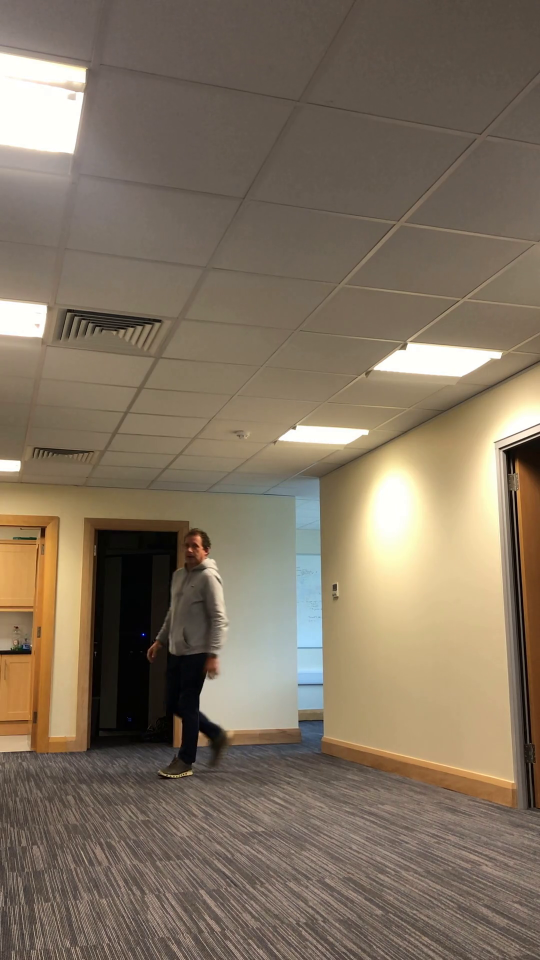
#> input picture frame 21 of images/lab7/vids/daire.mp4, 1080 x 1920 px (shown at 1/2 size)
$ jupyter execute Lab_7_5_OpticalFlow.ipynb   (shell and % lines are left out)
#> lines starting #> are read from the running program, lines starting #| are printed output that depends on the picture; after the words box and inside, x2 and y2 are one past the last pixel; in counts of white or black regions, pixels touching at a corner belong together
# Optical Flow - Lab 7.5

## Recap
This is the Lab on using an Optical Flow based algorithm to track a person as CE6003's Object Tracking section. You should complete the tasks in this lab as part of the Optical Flow section of the lesson.

Please remember this lab must be completed before taking the quiz at the end of this lesson.

First, if we haven't already done so, we need to clone the various images and resources needed to run these labs into our workspace.

[cell 1]
#!git clone https://github.com/mcnamarad1971/CE6003.git

**Program Description**

This program demonstrates a very simple 'tracking' mechanism - derived from a Optical Flow algorithm. We're going to use OpenCV's Lucas Kanade algorithm to track a single object, namely a person.

# Imports

Standard imports

[cell 2]
import os
import re
import io
import cv2
import time
import numpy as np
import base64
from IPython.display import clear_output, Image, display
from google.colab.patches import cv2_imshow

#The Story So Far

To illustrate how to track something in a video stream, we have done a little work offline.  We have located a bounding box enclosing the object of interest in the first frame of the video.

*What Happens Now*

For the first frame in the video, we'll use our pre-rolled points to define a region of interest.  We know - a priori - where the object we want to track is in the first frame.

We'll find some good features to track in that image (corners mainly) and then pass that set of corners to Lucas-Kanade algorithm along with the old frame and the new frame.  It will return a set of corners in the new frame that is its best estimate of where the ROI has moved to.

We''ll find the centre of those points and use that as a tracker.

**Key Parameters**

We have two key parameters to shape our optical flow tracker.  We have a set of parameters for the Lucas-Kanade optical flow estimation and we have a rejection radius.  Any points outside the radius are disregarded for tracking purposes.

[cell 3]
# Parameters for Lucas Kanade optical flow
lkParams = dict( winSize = (15,15),
                  maxLevel = 2,
                  criteria = (cv2.TERM_CRITERIA_EPS | cv2.TERM_CRITERIA_COUNT, 10, 0.03))

# Rejection radius - points outside a circle with this radius are deemed to be not part of the object we're tracking
rejRadius = 200

# The bounding box we are interested in in the first frame
defX1 = 500
defX2 = 700
defY1 = 1000
defY2 = 1800

# A video writer
writer = None

# A frame grabber
fg = cv2.VideoCapture("/content/CE6003/images/lab7/vids/daire.mp4")

We need a helper function to find Euclidean distance.  We use this to locate points inside and outside the radius of interest.

[cell 4]
# Euclidean Distance term
def findDistance(x1, y1, x2, y2):
        d = (x1-x2)**2 + (y1-y2)**2
        d = np.sqrt(d)
        return d

#Optical Flow

Look back over Optical Flow Concept video for an insight into how it is operating.

The concept is:
* For a low computational cost
* Generate a set of features - usually corners.
* Give those corners to the Lucas-Kanade algorithm.  It will find the region in the next frame that best matches those corners and supplies that region
* Calculate the difference between the predicted measurement of the selected particles and the actual measurement
* Adjust the state update/prediction particles (through a resampling stage to prevent degeneration of filter), and repeat....

Done on Monte Carlo sampled particles.

One key term to watch is how many particles to use for your specific tracking application.

##Demo

### Program Execution
For each frame:
* get centre of detection (if any) and confidence from Yolo
* feed Particle Filter with these values
* Print internal Particles used by Particle Filter

[cell 5]
def demo_of():
    global writer
    global fg
    global lkParams
    global rejRadius
    global defX1
    global defX2
    global defY1
    global defY2

    # Read one frame initially
    ret, frame = fg.read()
#> frame is the input picture: shape (1920, 1080, 3); mean B, G, R 97.1, 115.2, 129.6

    # Convert it to grayScale
    newFrameGray = cv2.cvtColor(frame, cv2.COLOR_BGR2GRAY)
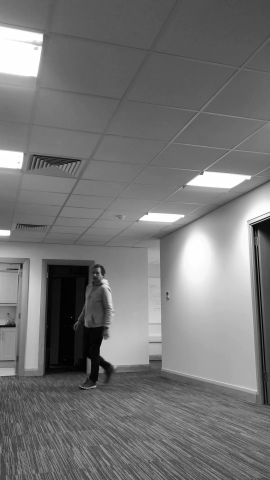
#> newFrameGray: shape (1920, 1080) (shown at 1/4 size); min 0, max 255, mean 117.4

    # calculate a region of interest - roi
    x1 = defX1
    x2 = defX2
    y1 = defY1
    y2 = defY2
    roi = newFrameGray[y1:y2, x1:x2]
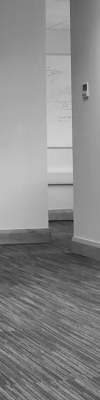
#> roi: shape (800, 200) (shown at 1/2 size); min 3, max 219, mean 136.2

    # get some corners
    newCorners = cv2.goodFeaturesToTrack(roi, 50, 0.01, 10)
#> newCorners = 50 rows, first 8: [98, 442], [172, 168], [96, 369], [145, 440], [96, 455], [145, 369], [173, 191], [144, 293]

    # translate corners from roi frame to image frame
    newCorners[:,0,0] = newCorners[:,0,0] + x1
    newCorners[:,0,1] = newCorners[:,0,1] + y1

    # Draw the corners we're tracking in the original image
    for corner in newCorners:
        cv2.circle(frame, (int(corner[0][0]), int(corner[0][1])), 5, (0,255,0))
#> this loop made 50 passes
#> corner on passes 1 to 8: [[598, 1442]], [[672, 1168]], [[596, 1369]], [[645, 1440]], [[596, 1455]], [[645, 1369]], [[673, 1191]], [[644, 1293]]
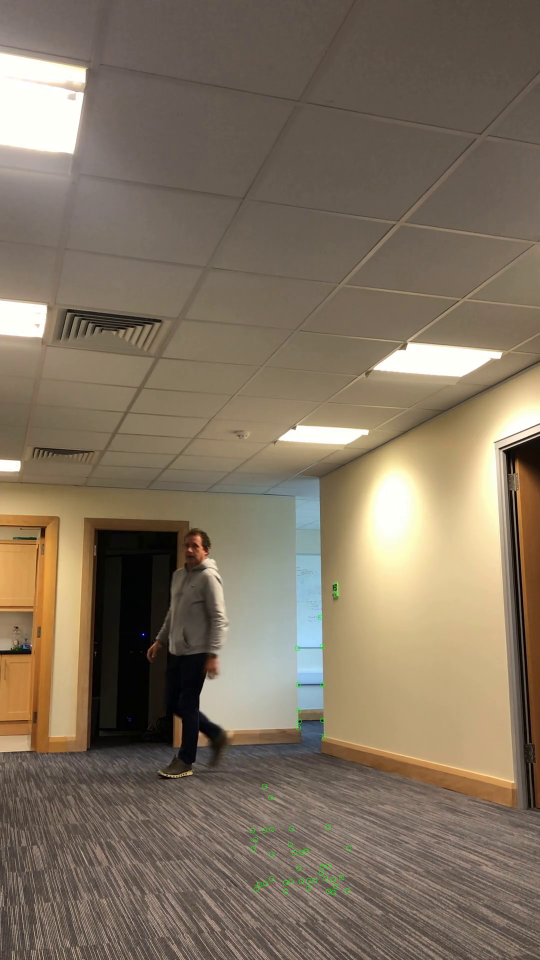
#> frame: shape (1920, 1080, 3) (shown at 1/2 size); 0.07% of pixels changed, all inside (x1, y1, x2, y2) = (499, 1163, 703, 1791)

    vidout = cv2.resize(frame, (int(frame.shape[1]/4), int(frame.shape[0]/4)))
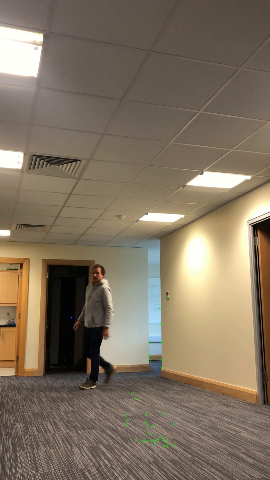
#> vidout: shape (480, 270, 3); mean B, G, R 97.1, 115.4, 129.5
    #cv2_imshow(img2)

    if writer is None:
        # Initialize our video writer
        fourcc = cv2.VideoWriter_fourcc(*'MP4V')
#> fourcc = 1446269005
        writer = cv2.VideoWriter('video.mp4', fourcc, 30,
                                 (vidout.shape[1], vidout.shape[0]), True)

    # Write the output frame to disk
    writer.write(vidout)

    # set up old corners and old frame
    oldFrameGray = newFrameGray.copy()
    oldCorners = newCorners.copy()
#> oldCorners = 50 rows, first 8: [598, 1442], [672, 1168], [596, 1369], [645, 1440], [596, 1455], [645, 1369], [673, 1191], [644, 1293]

    # start tracking
    while True:
        # New we have an old frame, we can get
        # a new_frame, we have old_corners and
        # we can get new_corners, and update accordingly

        # read new frame and convert to gray
        ret, frame = fg.read()
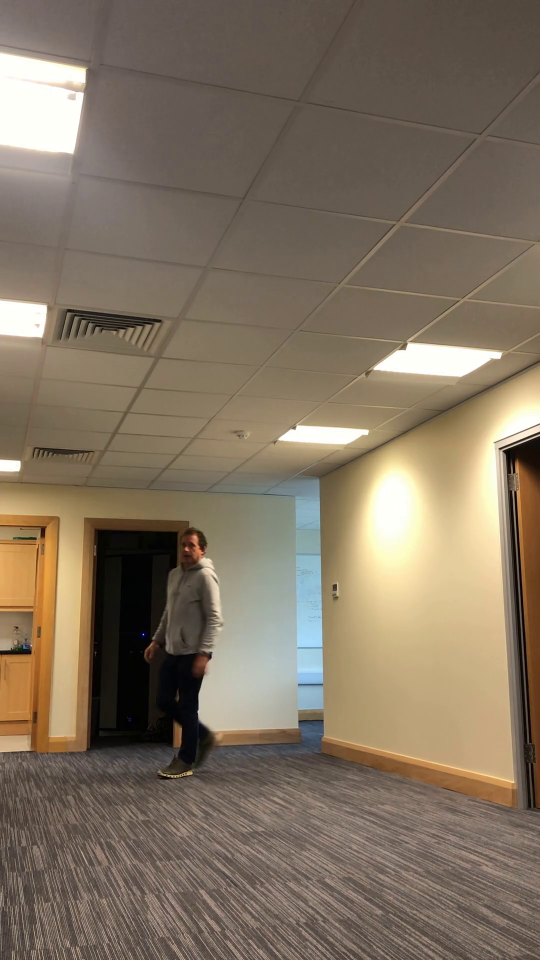
#> input picture frame 22 of images/lab7/vids/daire.mp4, 1080 x 1920 px (shown at 1/2 size)
#> frame is the input picture: shape (1920, 1080, 3); mean B, G, R 97.4, 115.5, 129.9
        if ret == False:
            break

        # Grayscale
        newFrameGray = cv2.cvtColor(frame, cv2.COLOR_BGR2GRAY)

        # find the new tracked points
        newCorners, st, err = cv2.calcOpticalFlowPyrLK(oldFrameGray,
                                                       newFrameGray,
                                                       oldCorners,
                                                       None, **lkParams)
#> newCorners = 50 rows, first 8: [597.9, 1442], [672, 1168], [596.3, 1368.8], [645.2, 1440], [595.9, 1455], [644.9, 1368.9], [673, 1191], [644.1, 1293]; st = 50 values from 1 to 1; err = 50 values, max 2.45 at index 40, min 0.0167 at index 43, mean 1.21

        # Prune far away points
        mean = newCorners.mean(axis=0)
#> mean = [[605.3, 1622.9]]
        mean = mean.astype(int)
#> mean = [[605, 1622]]

        # draw the centroid
        cv2.circle(frame, (mean[0][0],mean[0][1]),int(rejRadius),(255,0,0), 20)
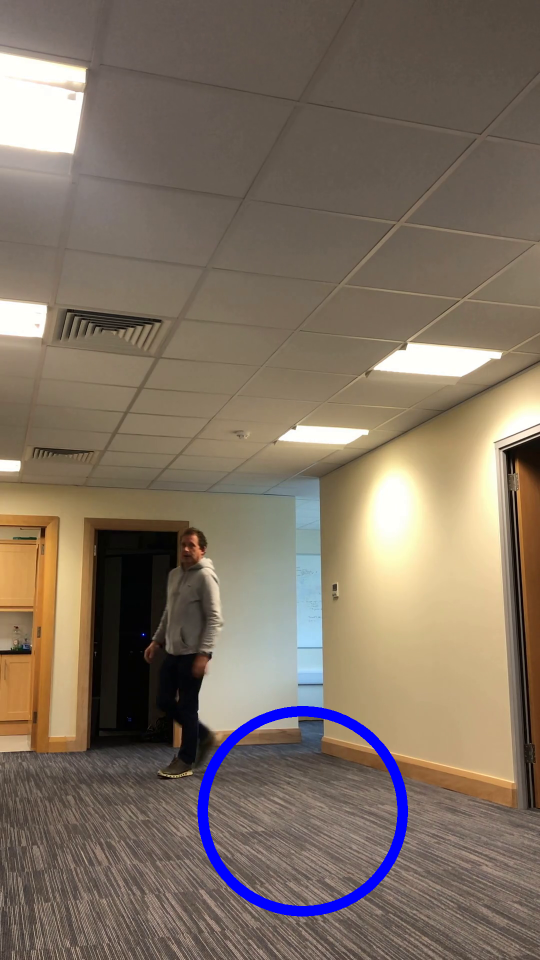
#> frame: shape (1920, 1080, 3) (shown at 1/2 size); 1.27% of pixels changed, all inside (x1, y1, x2, y2) = (395, 1412, 816, 1833)

        # keep only those corners
        # which are at a distance of rejRadius or less
        # use a list expression
        newCorners = np.array([i for i in newCorners if
                               findDistance(i[0][0], i[0][1], mean[0][0],
                                            mean[0][1]) <= rejRadius])
#> in findDistance, `d = (x1-x2)**2 + (y1-y2)**2`: d = 32455
#> in findDistance, `d = np.sqrt(d)`: d = 180.2
#> newCorners = 41 rows, first 8: [597.9, 1442], [645.2, 1440], [595.9, 1455], [571, 1765], [648.2, 1473], [617, 1760.9], [651, 1756.8], [518.8, 1767.8]

        # draw the new points
        for corner in newCorners:
            cv2.circle(frame, (int(corner[0][0]),int(corner[0][1])),5,(0,255,0))
#> this loop made 41 passes
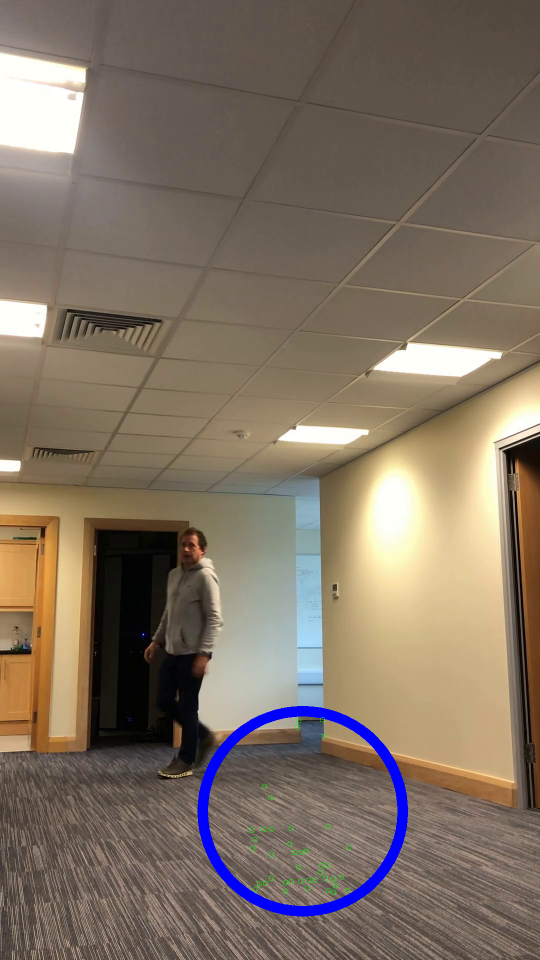
#> frame: shape (1920, 1080, 3) (shown at 1/2 size); 0.06% of pixels changed, all inside (x1, y1, x2, y2) = (498, 1434, 703, 1791)

        if len(newCorners) < 10:
            print ('Lost Object', len(newCorners))
            break

        # Find minimum enclosing circle
        ctr, rad = cv2.minEnclosingCircle(newCorners)
#> ctr = (605, 1619.9); rad = 184.3

        # Draw this circle
        cv2.circle(frame, (int(ctr[0]),int(ctr[1])),int(rad),(0,0,255),thickness=5)
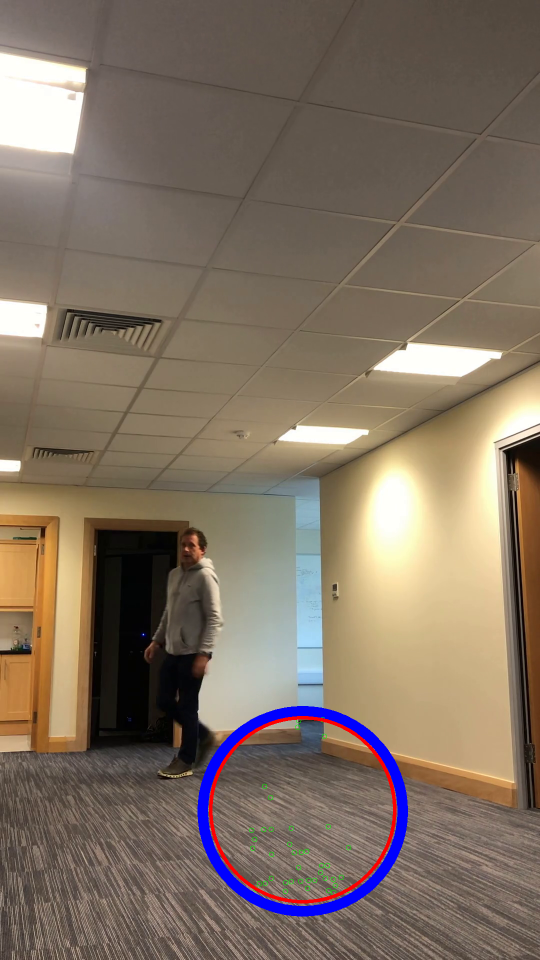
#> frame: shape (1920, 1080, 3) (shown at 1/2 size); 0.39% of pixels changed, all inside (x1, y1, x2, y2) = (418, 1432, 793, 1807)

        # Update old_corners and oldFrameGray
        oldFrameGray = newFrameGray.copy()
        oldCorners = newCorners.copy()
#> oldCorners has the same summary as newCorners

        vidout = cv2.resize(frame, (int(frame.shape[1]/4), int(frame.shape[0]/4)))
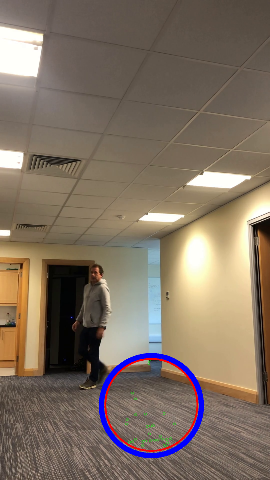
#> vidout: shape (480, 270, 3); mean B, G, R 99, 113.8, 128.7

        # Write the output frame to disk
        writer.write(vidout)

    # Release the file pointers
    writer.release()

demo_of()

$ run again, starting later in the video
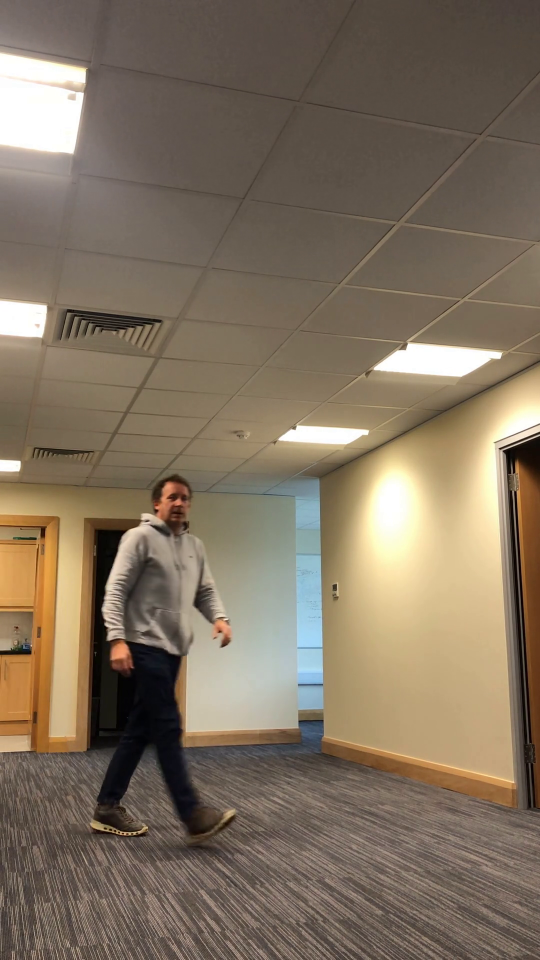
#> input picture frame 94 of images/lab7/vids/daire.mp4, 1080 x 1920 px (shown at 1/2 size)
#> in demo_of, frame is the input picture: shape (1920, 1080, 3); mean B, G, R 96.4, 114.5, 129.1
#> in demo_of, `newCorners = cv2.goodFeaturesToTrack(roi, 50, 0.01, 10)`: newCorners = 50 rows, first 8: [172, 169], [96, 369], [176, 194], [98, 442], [145, 369], [145, 440], [96, 455], [172, 180]
#> the loop in demo_of, `for corner in newCorners:` made 50 passes
#> corner on passes 1 to 8: [[672, 1169]], [[596, 1369]], [[676, 1194]], [[598, 1442]], [[645, 1369]], [[645, 1440]], [[596, 1455]], [[672, 1180]]
#> fourcc = 1446269005
#> in demo_of, `oldCorners = newCorners.copy()`: oldCorners = 50 rows, first 8: [672, 1169], [596, 1369], [676, 1194], [598, 1442], [645, 1369], [645, 1440], [596, 1455], [672, 1180]
#> in demo_of, `newCorners, st, err = cv2.calcOpticalFlowPyrLK(oldFrameGray, newFrameG..`: newCorners = 50 rows, first 8: [672, 1169], [596.1, 1369], [675.9, 1194], [598, 1441.9], [644.9, 1369], [645, 1439.9], [596, 1454.9], [672, 1180]; st = 50 values from 1 to 1; err = 50 values, max 4.7 at index 45, min 0.0311 at index 39, mean 0.793
#> in demo_of, `mean = newCorners.mean(axis=0)`: mean = [[602.3, 1612.5]]
#> in demo_of, `mean = mean.astype(int)`: mean = [[602, 1612]]
#> in findDistance, `d = (x1-x2)**2 + (y1-y2)**2`: d = 201184.8
#> in findDistance, `d = np.sqrt(d)`: d = 448.5
#> in demo_of, `newCorners = np.array([i for i in newCorners if findDistance(i[0][0], ..`: newCorners = 40 rows, first 8: [598, 1441.9], [645, 1439.9], [596, 1454.9], [572, 1766], [617, 1761], [651, 1757], [597, 1420], [519, 1770]
#> the loop in demo_of, `for corner in newCorners:` made 40 passes
#> after the loop in demo_of, `for corner in newCorners:`:
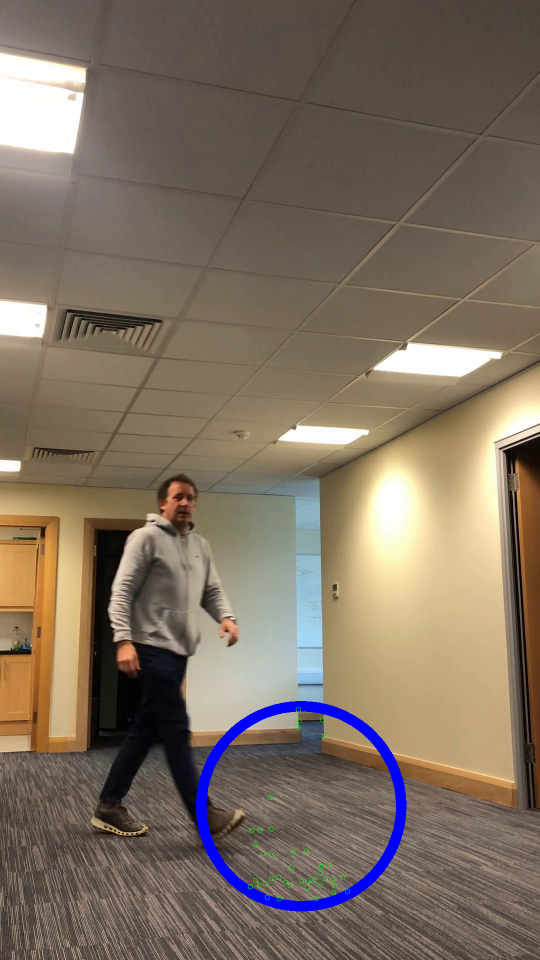
#> frame: shape (1920, 1080, 3) (shown at 1/2 size); mean B, G, R 97.7, 112.7, 126.8
#> ctr = (600.8, 1613.2); rad = 193.3
#> in demo_of, `oldCorners = newCorners.copy()`: oldCorners has the same summary as newCorners
#> in demo_of, `vidout = cv2.resize(frame, (int(frame.shape[1]/4), int(frame.shape[0]/..`:
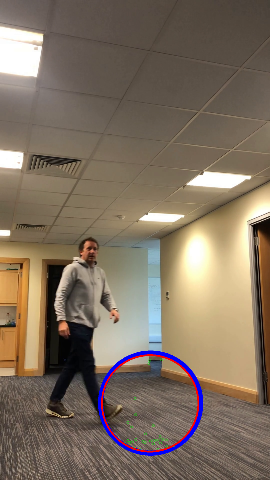
#> vidout: shape (480, 270, 3); mean B, G, R 96.9, 112.7, 127.8
